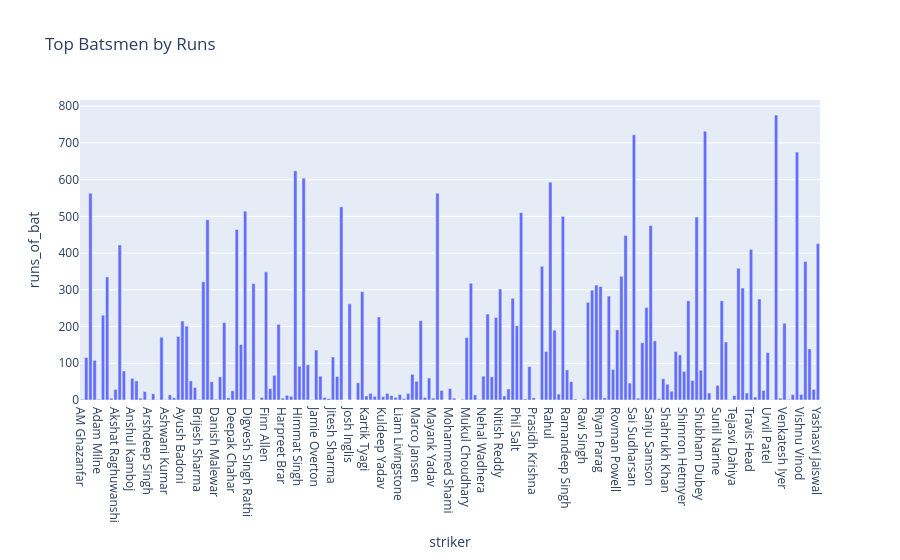

Notebook cell for this chart:
### Code cell
#  Top Strikers by Runs
fig = px.bar(df.groupby("striker")["runs_of_bat"].sum().reset_index(),
               x="striker", y="runs_of_bat", title="Top Batsmen by Runs")
fig.show()

### Figure 1 — Plotly figure (JSON) as saved in the notebook; plotly's stock layout.template omitted (floating-point values rounded to 4 significant figures; data arrays with more than 128 entries replaced by an {"elided": "..."} marker saying what was removed)
{"data": [{"hovertemplate": "striker=%{x}<br>runs_of_bat=%{y}<extra></extra>", "legendgroup": "", "marker": {"color": "#636efa", "pattern": {"shape": ""}}, "name": "", "orientation": "v", "showlegend": false, "textposition": "auto", "type": "bar", "x": {"elided": "177 str values"}, "xaxis": "x", "y": {"elided": "177 int values"}, "yaxis": "y"}], "layout": {"barmode": "relative", "legend": {"tracegroupgap": 0}, "title": {"text": "Top Batsmen by Runs"}, "xaxis": {"anchor": "y", "domain": [0, 1], "title": {"text": "striker"}}, "yaxis": {"anchor": "x", "domain": [0, 1], "title": {"text": "runs_of_bat"}}}}
